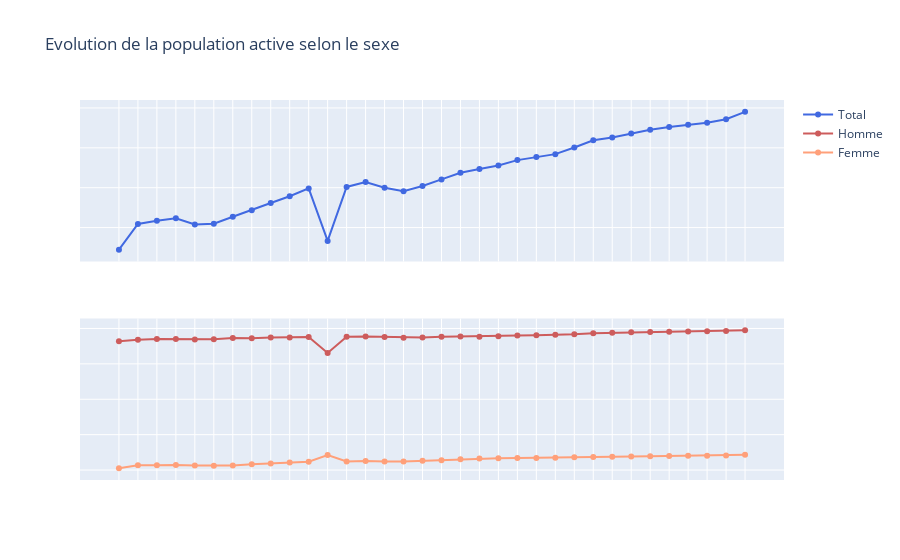

The code cell stored with this chart in its notebook:
### Code cell
# Initialize figure with subplots
fig3 = make_subplots(
    rows=2, cols=1,
    specs=[[{}],
           [{}]
           ])

fig3.add_trace(go.Scatter(x=df_Population_A_2[' '], 
                          y=df_Population_A_2['Evolution de la population active'], 
                          name='Total',
                          mode='lines+markers',
                         line = dict(color='royalblue')),row=1,col=1)
fig3.add_trace(go.Scatter(x=df_Population_A_2[' '], 
                          y=df_Population_A_2['Evolution de la population active Masculine'], 
                          name='Homme',
                          mode='lines+markers',
                         line = dict(color='indianred')),row=2,col=1)
fig3.add_trace(go.Scatter(x=df_Population_A_2[' '], 
                          y=df_Population_A_2['Evolution de la population active Féminine'], 
                          name='Femme',
                          mode='lines+markers',
                         line = dict(color='lightsalmon')),row=2,col=1)
# Edit the layout
fig3.update_layout(title='Evolution de la population active selon le sexe'
                   )
fig3.update_xaxes(showticklabels=False)
fig3.update_yaxes(showticklabels=False)
fig3.show()

### Figure 1 — Plotly figure (JSON) as saved in the notebook; plotly's stock layout.template omitted (floating-point values rounded to 4 significant figures)
{"data": [{"line": {"color": "royalblue"}, "mode": "lines+markers", "name": "Total", "type": "scatter", "x": ["II trimestre 2011", "IV trimestre 2011", "I trimestre 2012", "II trimestre 2012", "III trimestre 2012", "IV trimestre 2012", "I trimestre 2013", "II trimestre 2013", "III trimestre 2013", "IV trimestre 2013", "I trimestre 2014", "II trimestre 2014", "III trimestre 2014", "IV trimestre 2014", "I trimestre 2015", "II trimestre 2015", "III trimestre 2015", "IV trimestre 2015", "I trimestre 2016", "II trimestre 2016", "III trimestre 2016", "IV trimestre 2016", "I trimestre 2017", "II trimestre 2017", "III trimestre 2017", "IV trimestre 2017", "I trimestre 2018", "II trimestre 2018", "III trimestre 2018", "IV trimestre 2018", "I trimestre 2019", "II trimestre 2019", "III trimestre 2019", "IV trimestre 2019"], "xaxis": "x", "y": [3845.0, 3909.0, 3917.0, 3923.0, 3908.0, 3910.0, 3927.0, 3944.0, 3962.0, 3979.0, 3998.0, 3866.0, 4002, 4014.0, 4000, 3991.0, 4004.0, 4021.0, 4037.0, 4047.0, 4056.0, 4069.0, 4077.0, 4084.0, 4101.0, 4119, 4126.0, 4136.0, 4146.0, 4152.0, 4158.0, 4163.0, 4172.0, 4190.0], "yaxis": "y"}, {"line": {"color": "indianred"}, "mode": "lines+markers", "name": "Homme", "type": "scatter", "x": ["II trimestre 2011", "IV trimestre 2011", "I trimestre 2012", "II trimestre 2012", "III trimestre 2012", "IV trimestre 2012", "I trimestre 2013", "II trimestre 2013", "III trimestre 2013", "IV trimestre 2013", "I trimestre 2014", "II trimestre 2014", "III trimestre 2014", "IV trimestre 2014", "I trimestre 2015", "II trimestre 2015", "III trimestre 2015", "IV trimestre 2015", "I trimestre 2016", "II trimestre 2016", "III trimestre 2016", "IV trimestre 2016", "I trimestre 2017", "II trimestre 2017", "III trimestre 2017", "IV trimestre 2017", "I trimestre 2018", "II trimestre 2018", "III trimestre 2018", "IV trimestre 2018", "I trimestre 2019", "II trimestre 2019", "III trimestre 2019", "IV trimestre 2019"], "xaxis": "x2", "y": [2818.0, 2842.0, 2850.0, 2852.0, 2844.0, 2847.0, 2864.0, 2862, 2871.0, 2873.0, 2880.0, 2654.0, 2882.0, 2885, 2880.0, 2870.0, 2874.0, 2883, 2885.0, 2885.0, 2890.0, 2900.0, 2906.0, 2911.0, 2919.0, 2934, 2939.0, 2945.0, 2949.0, 2953.0, 2957.0, 2960.0, 2966.0, 2974.0], "yaxis": "y2"}, {"line": {"color": "lightsalmon"}, "mode": "lines+markers", "name": "Femme", "type": "scatter", "x": ["II trimestre 2011", "IV trimestre 2011", "I trimestre 2012", "II trimestre 2012", "III trimestre 2012", "IV trimestre 2012", "I trimestre 2013", "II trimestre 2013", "III trimestre 2013", "IV trimestre 2013", "I trimestre 2014", "II trimestre 2014", "III trimestre 2014", "IV trimestre 2014", "I trimestre 2015", "II trimestre 2015", "III trimestre 2015", "IV trimestre 2015", "I trimestre 2016", "II trimestre 2016", "III trimestre 2016", "IV trimestre 2016", "I trimestre 2017", "II trimestre 2017", "III trimestre 2017", "IV trimestre 2017", "I trimestre 2018", "II trimestre 2018", "III trimestre 2018", "IV trimestre 2018", "I trimestre 2019", "II trimestre 2019", "III trimestre 2019", "IV trimestre 2019"], "xaxis": "x2", "y": [1027.0, 1067, 1067.0, 1071.0, 1064.0, 1062.0, 1063.0, 1082.0, 1091, 1106.0, 1118.0, 1212, 1120.0, 1129.0, 1120.0, 1122.0, 1131.0, 1138.0, 1152, 1162.0, 1166.0, 1170.0, 1172.0, 1174.0, 1181.0, 1185, 1187.0, 1190.0, 1196.0, 1200.0, 1201.0, 1203.0, 1206.0, 1216.0], "yaxis": "y2"}], "layout": {"title": {"text": "Evolution de la population active selon le sexe"}, "xaxis": {"anchor": "y", "domain": [0, 1], "showticklabels": false}, "xaxis2": {"anchor": "y2", "domain": [0, 1], "showticklabels": false}, "yaxis": {"anchor": "x", "domain": [0.575, 1], "showticklabels": false}, "yaxis2": {"anchor": "x2", "domain": [0, 0.425], "showticklabels": false}}}
